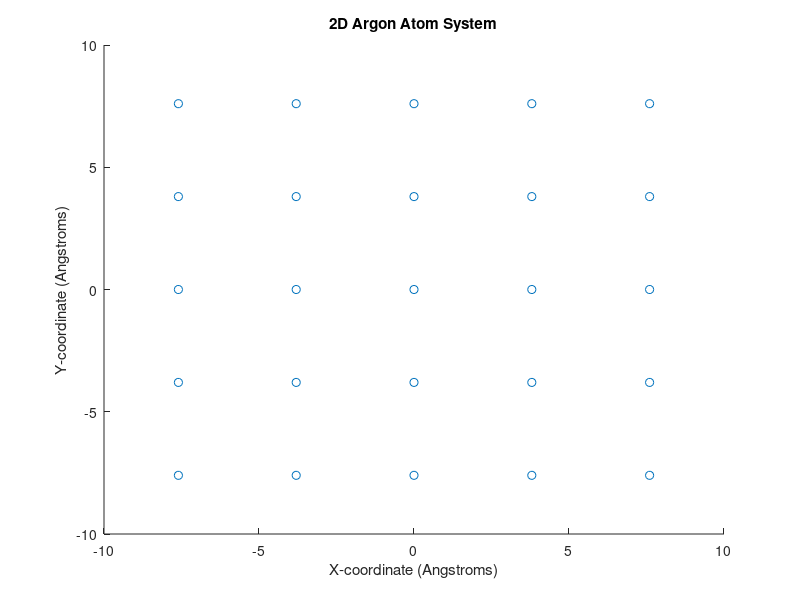

The MATLAB source for this figure: (Note: this script raises an error after producing the figure.)
 %************************************************************  
 % Programmer: Alex Hoffmann                                *
 % Date: 5/2/17                                             *
 % Name: main.m                                             *
 % Description: 1. Initialize 2d lattice of atoms and plot, *
 % compute potential energy and kinetic energy, simulate    *
 % atomic movement, summarizes results                      *
 %***********************************************************
 function main()
    %Contains all code outlined above. No input or output.
    
    %% Part 1 
    % Allocate memory for x and y
    x = zeros(1,25);
    y = zeros(1,25);
    
    %Initialize x and y values with 4loop
    for i = 1:5
       x((5*i-4):(5*i)) = ones(1, 5)*3.8*i-11.4;
       y((5*i-4):(5*i)) = -7.6:3.8:7.6;
    end
    
    %Plot atoms' location
    figure(1);
    scatter(x,y)
    title('2D Argon Atom System')
    axis([-10 10 -10 10])
    xlabel('X-coordinate (Angstroms)')
    ylabel('Y-coordinate (Angstroms)')
    
    %% Part 2 %%
    %Compute potential energy and vector forces using vanderWaals
    [energy, Fx, Fy] = vanderWaals(x,y);
    fprintf('Initial Potential Energy: %f\n', energy)
    
    %Initialize random velocites
    x_vel = 0.05*randn(1,25);
    y_vel = 0.05*randn(1,25);
    
    
    %% Part 3
    %Allocate memory for potential and kinetic energy
    potential = zeros(1,5000);
    kinetic = zeros(1,5000);
    
    for t = 1:5000
        %3.1 compute new x and y values
        x = x + x_vel*.01 +.5*Fx*.01^2;
        y = y + y_vel*.01 +.5*Fy*.01^2;
        
        %3.2 Compute new potential, velocity vectors, and vector forces
        tempFx = Fx;
        tempFy = Fy;
        [energy, Fx, Fy] = vanderWaals(x,y);
        x_vel = x_vel + (tempFx + Fx).*.005;
        y_vel = y_vel + (tempFy + Fy).*.005;
        
        % 3.3 Record Potential and Kinetic Energies
        kinetic(t) = .5*sum(x_vel.^2+y_vel.^2);
        potential(t) = energy; 
        
        
    end
    total_energy = kinetic+potential;
    fprintf('Energy: %f\n', energy);
    
    %% Part 4
    % Plot new argon atom formation
    figure(2);
    scatter(x,y)
    title('2D Argon Atom System (Final)')
    axis([-10 10 -10 10])
    xlabel('X-coordinate (Angstroms)')
    ylabel('Y-coordinate (Angstroms)')
    
    % Calculate means and standard deviations
    potential_mean = mean(potential(end/2:end));
    potential_std = std(potential(end/2:end));
    
    kinetic_mean = mean(kinetic(end/2:end));
    kinetic_std = std(kinetic(end/2:end));
    
    total_mean = mean(total_energy(end/2:end));
    total_std = std(total_energy(end/2:end));
    
    %Plot Kinetic and potential energy variation over 5000 steps
    figure(3)
    plot(1:5000, potential);
    title('Argon Energy') % Labels
    ylabel('Energy (Kcal/mole)')
    xlabel('MD Step)')
    axis([0 5000 -20 5]) %Set Axes
    hold on;
    plot(1:5000, kinetic) % Add other data to plot
    plot(1:5000, total_energy)
    %Legend! using sprintf
    legend(sprintf('Potential Energy: %f +/- %f', potential_mean, potential_std), ...
        sprintf('Kinetic Energy: %f +/- %f', kinetic_mean,kinetic_std),...
        sprintf('Total Energy: %f +/- %f', total_mean,total_std))
    
 end
 
 
